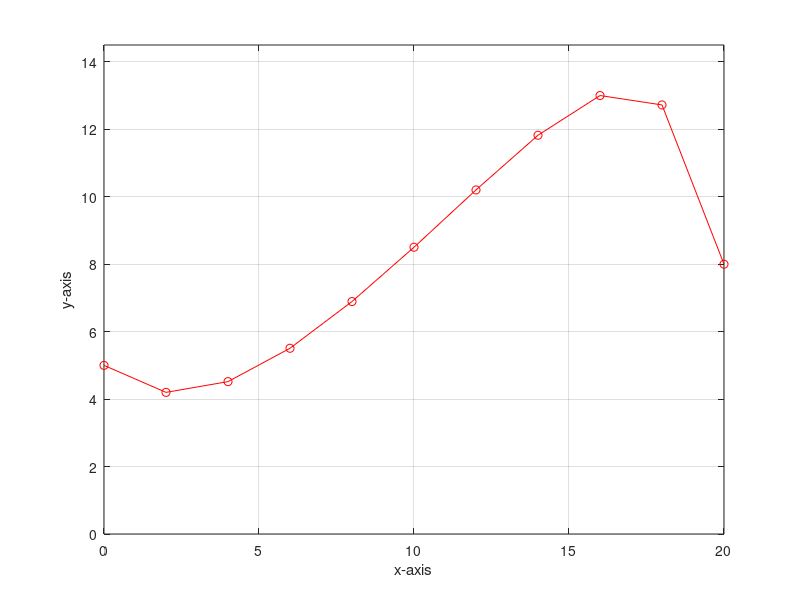

The MATLAB source for this figure:
% Problem 24.4
close all, clear all, clc

% parameters & boundary 
dx=2; x=0:dx:20; n=length(x);
y=zeros(n,1); y(1)=5; y(end)=8;

%%% finite difference method and LU decomposition
% *Use the Centered Diffrence scheme (refer to figure 21.5)

% coefficients
alpha=(1/dx)-(7/dx^2); beta=(14/dx^2)+1; gamma=-(1/dx)-(7/dx^2);

% matrix form
A=zeros(n-2,n-2);
v1=diag(ones(n-2,n-2)).*alpha'; v2=diag(ones(n-2,n-2)).*beta'; v3=diag(ones(n-2,n-2)).*gamma';
D1=diag(v1(1:8,1),1); D2=diag(v2); D3=diag(v3(1:8,1),-1);
A=A+D1+D2+D3 % coefficient matrix

% right hand side of the scheme
b=zeros(1,n-2);
b(1)=x(2)-y(1)*gamma; b(end)=x(end-1)-y(end)*alpha;
b(2:end-1)=x(3:end-2);
b % the vector of right hand side

% computed solution using this scheme
y(2:end-1)=A\b';
fprintf('\n\n\nFinite Difference Method \n')
fprintf('------------------------\n')
fprintf('    | x |      | y | \n')
fprintf('------------------------\n')
disp([x' y])

% graph
plot(x,y,'r-o');xlabel('x-axis');ylabel('y-axis');grid
ylim([0 14.5])

